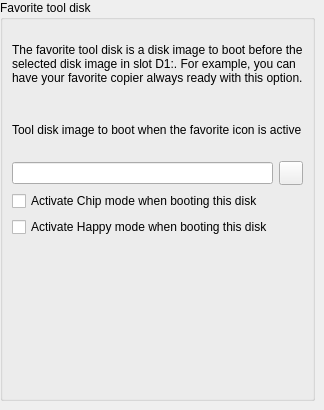
   <widget class="QWidget" name="page_tooldisk">
    <widget class="QGroupBox" name="traceGroup_3">
     <property name="enabled">
      <bool>true</bool>
     </property>
     <property name="geometry">
      <rect>
       <x>0</x>
       <y>0</y>
       <width>315</width>
       <height>401</height>
      </rect>
     </property>
     <property name="sizePolicy">
      <sizepolicy hsizetype="MinimumExpanding" vsizetype="MinimumExpanding">
       <horstretch>0</horstretch>
       <verstretch>0</verstretch>
      </sizepolicy>
     </property>
     <property name="minimumSize">
      <size>
       <width>258</width>
       <height>208</height>
      </size>
     </property>
     <property name="title">
      <string>Favorite tool disk</string>
     </property>
     <layout class="QVBoxLayout" name="verticalLayout_8">
      <property name="sizeConstraint">
       <enum>QLayout::SetDefaultConstraint</enum>
      </property>
      <item>
       <widget class="QLabel" name="warning2_8">
        <property name="minimumSize">
         <size>
          <width>0</width>
          <height>70</height>
         </size>
        </property>
        <property name="text">
         <string>The favorite tool disk is a disk image to boot before the selected disk image in slot D1:. For example, you can have your favorite copier always ready with this option.</string>
        </property>
        <property name="wordWrap">
         <bool>true</bool>
        </property>
       </widget>
      </item>
      <item>
       <widget class="QLabel" name="warning2_9">
        <property name="minimumSize">
         <size>
          <width>0</width>
          <height>50</height>
         </size>
        </property>
        <property name="text">
         <string>Tool disk image to boot when the favorite icon is active</string>
        </property>
        <property name="wordWrap">
         <bool>true</bool>
        </property>
       </widget>
      </item>
      <item>
       <layout class="QHBoxLayout" name="horizontalLayout_3">
        <item>
         <widget class="QLineEdit" name="toolDiskImagePath">
          <property name="text">
           <string/>
          </property>
         </widget>
        </item>
        <item>
         <widget class="QToolButton" name="toolDiskSelectButton">
          <property name="enabled">
           <bool>true</bool>
          </property>
          <property name="minimumSize">
           <size>
            <width>24</width>
            <height>24</height>
           </size>
          </property>
          <property name="maximumSize">
           <size>
            <width>24</width>
            <height>24</height>
           </size>
          </property>
          <property name="icon">
           <iconset resource="icons.qrc">
            <normaloff>:/icons/silk-icons/icons/folder.png</normaloff>:/icons/silk-icons/icons/folder.png</iconset>
          </property>
         </widget>
        </item>
       </layout>
      </item>
      <item>
       <widget class="QCheckBox" name="activateChipModeWithTool">
        <property name="text">
         <string>Activate Chip mode when booting this disk</string>
        </property>
       </widget>
      </item>
      <item>
       <widget class="QCheckBox" name="activateHappyModeWithTool">
        <property name="text">
         <string>Activate Happy mode when booting this disk</string>
        </property>
       </widget>
      </item>
      <item>
       <spacer name="verticalSpacer_8">
        <property name="orientation">
         <enum>Qt::Vertical</enum>
        </property>
        <property name="sizeHint" stdset="0">
         <size>
          <width>20</width>
          <height>40</height>
         </size>
        </property>
       </spacer>
      </item>
     </layout>
    </widget>
   </widget>
